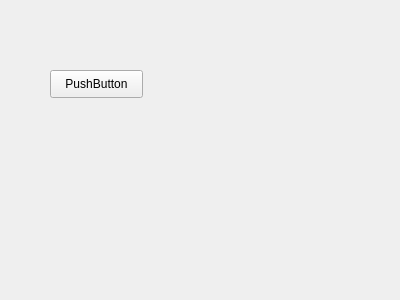
<?xml version="1.0" encoding="UTF-8"?>
<ui version="4.0">
 <class>MainForm</class>
 <widget class="QWidget" name="MainForm">
  <property name="geometry">
   <rect>
    <x>0</x>
    <y>0</y>
    <width>400</width>
    <height>300</height>
   </rect>
  </property>
  <property name="windowTitle">
   <string>copied</string>
  </property>
  <widget class="QPushButton" name="pushButton">
   <property name="geometry">
    <rect>
     <x>50</x>
     <y>70</y>
     <width>93</width>
     <height>28</height>
    </rect>
   </property>
   <property name="text">
    <string>PushButton</string>
   </property>
  </widget>
 </widget>
 <resources/>
 <connections/>
</ui>
